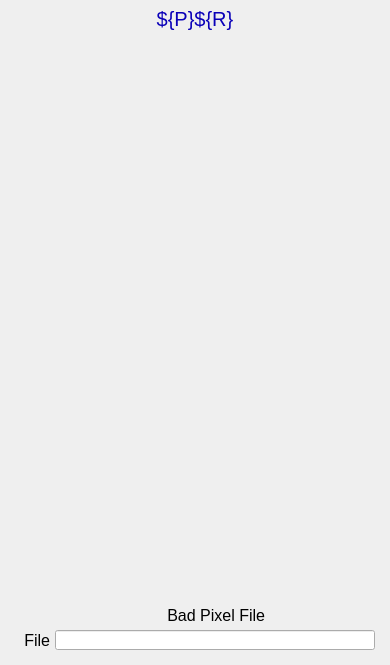
<?xml version="1.0" ?>
<ui version="4.0">
  <class>Dialog</class>
  <widget class="PyDMFrame" name="screen">
    <property name="geometry">
      <rect>
        <x>460</x>
        <y>141</y>
        <width>390</width>
        <height>665</height>
      </rect>
    </property>
    <property name="minimumSize">
      <size>
        <width>390</width>
        <height>665</height>
      </size>
    </property>
    <property name="styleSheet">
      <string notr="true">PyDMFrame#screen {
  color: rgb(0, 0, 0);
  background-color: rgb(187, 187, 187);
  }</string>
    </property>
    <property name="windowTitle">
      <string>NDBadPixel</string>
    </property>
    <layout class="QGridLayout" name="gridLayout" columnstretch="5,5,40,5,32,38,140,38,72,10,5" rowstretch="5,1,24,1,9,555,5,5,20,5,20,10,5">
      <property name="leftMargin">
        <number>0</number>
      </property>
      <property name="topMargin">
        <number>0</number>
      </property>
      <property name="rightMargin">
        <number>0</number>
      </property>
      <property name="bottomMargin">
        <number>0</number>
      </property>
      <property name="horizontalSpacing">
        <number>0</number>
      </property>
      <property name="verticalSpacing">
        <number>0</number>
      </property>
      <item row="1" column="0" rowspan="2" colspan="11">
        <widget class="PyDMDrawingRectangle" name="rectangle">
          <property name="geometry">
            <rect>
              <x>0</x>
              <y>5</y>
              <width>390</width>
              <height>25</height>
            </rect>
          </property>
          <property name="sizePolicy">
            <sizepolicy hsizetype="Ignored" vsizetype="Ignored">
              <horstretch>0</horstretch>
              <verstretch>0</verstretch>
            </sizepolicy>
          </property>
          <property name="brush" stdset="0">
            <brush brushstyle="SolidPattern">
              <color alpha="255">
                <red>218</red>
                <green>218</green>
                <blue>218</blue>
              </color>
            </brush>
          </property>
          <property name="penStyle" stdset="0">
            <enum>Qt::SolidLine</enum>
          </property>
          <property name="penColor" stdset="0">
            <color>
              <red>218</red>
              <green>218</green>
              <blue>218</blue>
            </color>
          </property>
          <property name="penWidth" stdset="0">
            <double>0</double>
          </property>
          <property name="penCapStyle" stdset="0">
            <enum>Qt::FlatCap</enum>
          </property>
          <property name="toolTip">
            <string>rectangle</string>
          </property>
        </widget>
      </item>
      <item row="2" column="5" rowspan="2" colspan="3">
        <widget class="QLabel" name="text">
          <property name="geometry">
            <rect>
              <x>87</x>
              <y>6</y>
              <width>216</width>
              <height>25</height>
            </rect>
          </property>
          <property name="sizePolicy">
            <sizepolicy hsizetype="Ignored" vsizetype="Ignored">
              <horstretch>0</horstretch>
              <verstretch>0</verstretch>
            </sizepolicy>
          </property>
          <property name="text">
            <string>${P}${R}</string>
          </property>
          <property name="font">
            <font>
              <pointsize>15</pointsize>
            </font>
          </property>
          <property name="brush" stdset="0">
            <brush brushstyle="SolidPattern">
              <color alpha="255">
                <red>10</red>
                <green>0</green>
                <blue>184</blue>
              </color>
            </brush>
          </property>
          <property name="toolTip">
            <string>text</string>
          </property>
          <property name="alignment">
            <set>Qt::AlignCenter</set>
          </property>
          <property name="styleSheet">
            <string notr="true">QLabel#text {
  color: rgb(10, 0, 184);
  }</string>
          </property>
        </widget>
      </item>
      <item row="5" column="1" colspan="9">
        <widget class="PyDMEmbeddedDisplay" name="composite">
          <property name="geometry">
            <rect>
              <x>5</x>
              <y>40</y>
              <width>380</width>
              <height>555</height>
            </rect>
          </property>
          <property name="sizePolicy">
            <sizepolicy hsizetype="Ignored" vsizetype="Ignored">
              <horstretch>0</horstretch>
              <verstretch>0</verstretch>
            </sizepolicy>
          </property>
          <property name="toolTip">
            <string>composite</string>
          </property>
          <property name="filename" stdset="0">
            <string>NDPluginBase.ui</string>
          </property>
        </widget>
      </item>
      <item row="7" column="1" rowspan="5" colspan="9">
        <widget class="PyDMDrawingRectangle" name="rectangle_1">
          <property name="geometry">
            <rect>
              <x>5</x>
              <y>600</y>
              <width>380</width>
              <height>60</height>
            </rect>
          </property>
          <property name="sizePolicy">
            <sizepolicy hsizetype="Ignored" vsizetype="Ignored">
              <horstretch>0</horstretch>
              <verstretch>0</verstretch>
            </sizepolicy>
          </property>
          <property name="brush" stdset="0">
            <brush brushstyle="NoBrush">
              <color alpha="255">
                <red>0</red>
                <green>0</green>
                <blue>0</blue>
              </color>
            </brush>
          </property>
          <property name="penStyle" stdset="0">
            <enum>Qt::SolidLine</enum>
          </property>
          <property name="penColor" stdset="0">
            <color>
              <red>0</red>
              <green>0</green>
              <blue>0</blue>
            </color>
          </property>
          <property name="penWidth" stdset="0">
            <double>1</double>
          </property>
          <property name="penCapStyle" stdset="0">
            <enum>Qt::FlatCap</enum>
          </property>
          <property name="toolTip">
            <string>rectangle_1</string>
          </property>
        </widget>
      </item>
      <item row="10" column="2">
        <widget class="QLabel" name="text_1">
          <property name="geometry">
            <rect>
              <x>10</x>
              <y>630</y>
              <width>40</width>
              <height>20</height>
            </rect>
          </property>
          <property name="sizePolicy">
            <sizepolicy hsizetype="Ignored" vsizetype="Ignored">
              <horstretch>0</horstretch>
              <verstretch>0</verstretch>
            </sizepolicy>
          </property>
          <property name="text">
            <string>File</string>
          </property>
          <property name="font">
            <font>
              <pointsize>12</pointsize>
            </font>
          </property>
          <property name="brush" stdset="0">
            <brush brushstyle="SolidPattern">
              <color alpha="255">
                <red>0</red>
                <green>0</green>
                <blue>0</blue>
              </color>
            </brush>
          </property>
          <property name="toolTip">
            <string>text_1</string>
          </property>
          <property name="alignment">
            <set>Qt::AlignRight|Qt::AlignTrailing|Qt::AlignVCenter</set>
          </property>
          <property name="styleSheet">
            <string notr="true">QLabel#text_1 {
  color: rgb(0, 0, 0);
  }</string>
          </property>
        </widget>
      </item>
      <item row="8" column="6">
        <widget class="QLabel" name="text_2">
          <property name="geometry">
            <rect>
              <x>125</x>
              <y>605</y>
              <width>140</width>
              <height>20</height>
            </rect>
          </property>
          <property name="sizePolicy">
            <sizepolicy hsizetype="Ignored" vsizetype="Ignored">
              <horstretch>0</horstretch>
              <verstretch>0</verstretch>
            </sizepolicy>
          </property>
          <property name="text">
            <string>Bad Pixel File</string>
          </property>
          <property name="font">
            <font>
              <pointsize>12</pointsize>
            </font>
          </property>
          <property name="brush" stdset="0">
            <brush brushstyle="SolidPattern">
              <color alpha="255">
                <red>0</red>
                <green>0</green>
                <blue>0</blue>
              </color>
            </brush>
          </property>
          <property name="toolTip">
            <string>text_2</string>
          </property>
          <property name="alignment">
            <set>Qt::AlignRight|Qt::AlignTrailing|Qt::AlignVCenter</set>
          </property>
          <property name="styleSheet">
            <string notr="true">QLabel#text_2 {
  color: rgb(0, 0, 0);
  }</string>
          </property>
        </widget>
      </item>
      <item row="10" column="4" colspan="5">
        <widget class="PyDMLineEdit" name="text_entry">
          <property name="geometry">
            <rect>
              <x>55</x>
              <y>630</y>
              <width>320</width>
              <height>20</height>
            </rect>
          </property>
          <property name="sizePolicy">
            <sizepolicy hsizetype="Ignored" vsizetype="Ignored">
              <horstretch>0</horstretch>
              <verstretch>0</verstretch>
            </sizepolicy>
          </property>
          <property name="channel" stdset="0">
            <string>ca://${P}${R}FileName</string>
          </property>
          <property name="toolTip">
            <string>${P}${R}FileName</string>
          </property>
          <property name="displayFormat" stdset="0">
            <enum>PyDMLineEdit::String</enum>
          </property>
          <property name="font">
            <font>
              <pointsize>12</pointsize>
            </font>
          </property>
          <property name="styleSheet">
            <string notr="true">PyDMLineEdit#text_entry {
  color: rgb(0, 0, 0);
  background-color: rgb(115, 223, 255);
  border: 1px solid black;
  margin: 0px;
  padding: 0px;
  spacing: 0px;
  }</string>
          </property>
        </widget>
      </item>
    </layout>
    <zorder>rectangle</zorder>
    <zorder>text</zorder>
    <zorder>composite</zorder>
    <zorder>rectangle_1</zorder>
    <zorder>text_1</zorder>
    <zorder>text_2</zorder>
    <zorder>text_entry</zorder>
  </widget>
  <customwidgets>
    <customwidget>
      <class>PyDMDrawingRectangle</class>
      <extends>QWidget</extends>
      <header>pydm.widgets.drawing</header>
    </customwidget>
    <customwidget>
      <class>PyDMLabel</class>
      <extends>QLabel</extends>
      <header>pydm.widgets.label</header>
    </customwidget>
    <customwidget>
      <class>PyDMEmbeddedDisplay</class>
      <extends>QFrame</extends>
      <header>pydm.widgets.embedded_display</header>
    </customwidget>
    <customwidget>
      <class>PyDMLineEdit</class>
      <extends>QLineEdit</extends>
      <header>pydm.widgets.line_edit</header>
    </customwidget>
    <customwidget>
      <class>PyDMFrame</class>
      <extends>QFrame</extends>
      <header>pydm.widgets.frame</header>
    </customwidget>
  </customwidgets>
</ui>
